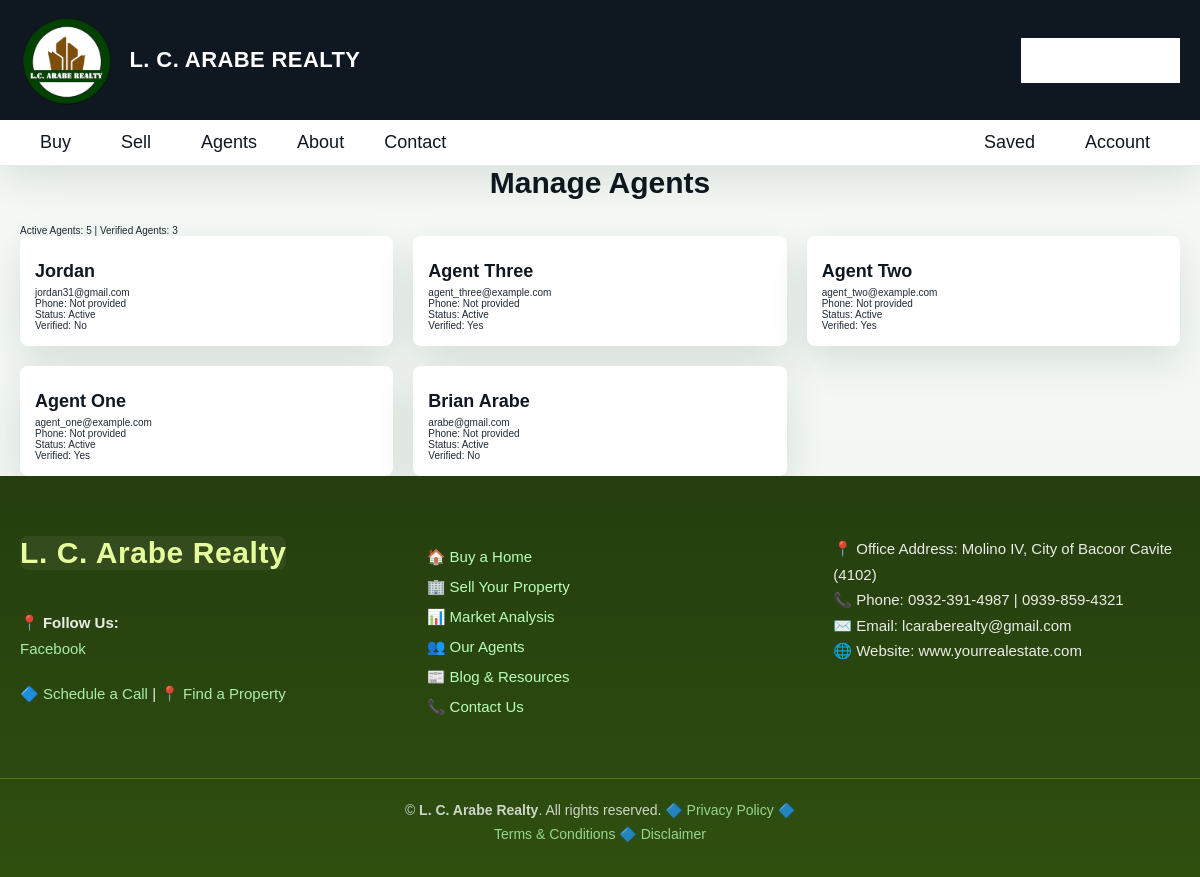
/broker/agents/ (signed in), run on the app's committed database.
### app/models.py (models this page shows, shortened)
class CustomUser(AbstractUser):
    phone = models.CharField(max_length=15, blank=True, null=True)
    USER_TYPE = (
        ('buyer', 'Buyer'),
        ('agent', 'Agent'),
        ('broker', 'Broker'),
    )
    user_type = models.CharField(max_length=10, choices=USER_TYPE, default='buyer')
    is_verified = models.BooleanField(default=False)

### app/views.py (the view)
# urls.py: path('broker/agents/', ManageAgentsView.as_view(), name='manage_agents'),
class ManageAgentsView(LoginRequiredMixin, View):
    def get(self, request, *args, **kwargs):
        agents = CustomUser.objects.filter(user_type='agent').order_by('-date_joined')
        context = {
            'title': 'Manage Agents',
            'user_type': request.user.user_type,
            'agents': agents,
            'active_agents': agents.filter(is_active=True).count(),
            'verified_agents': agents.filter(is_verified=True).count(),
        }
        return render(request, 'broker/manage_agents.html', context)

### app/context_processors.py (called while the page is built)
def agent_properties(request):
    if request.user.is_authenticated and request.user.user_type == 'agent':
        properties = Property.objects.filter(agent=request.user).order_by('-created_at')
    else:
        properties = None
    return {'agent_properties': properties}

### app/templates/broker/manage_agents.html (shortened to what this page needs)
{% load static %}
<!DOCTYPE html>
<html lang="en">
<head>
    <link rel="stylesheet" href="{% static 'css/style.css' %}">
</head>
<body>
    {% include 'components/header.html' %}
    <section class="search-page">
        <div class="search-results">
            <h1 class="heading">Manage Agents</h1>
            <p class="text-center">Active Agents: {{ active_agents }} | Verified Agents: {{ verified_agents }}</p>
            <div class="box-container">
                {% for agent in agents %}
                <div class="property-card">
                    <div class="content">
                        <h3>{{ agent.first_name|default:agent.username }} {{ agent.last_name }}</h3>
                        <p>{{ agent.email }}</p>
                        <p>Phone: {{ agent.phone|default:'Not provided' }}</p>
                        <p>Status: {% if agent.is_active %}Active{% else %}Inactive{% endif %}</p>
                        <p>Verified: {% if agent.is_verified %}Yes{% else %}No{% endif %}</p>
                    </div>
                </div>
                {% empty %}
                <p>No agents found.</p>
                {% endfor %}
            </div>
        </div>
    </section>
    {% include 'components/footer.html' %}
</body>
</html>

### static/css/style.css (style rules this page uses)
* { box-sizing: border-box; }
:root { --main-color: #0f6b3d; --main-dark: #0b4b29; --light-color: #5e6a67; --light-bg: #eff4ef; --white: #ffffff; --black: #0f1720; --border: 0.1rem solid rgba(11, 75, 41, 0.15); --box-shadow: 0 1.4rem 4rem rgba(5, 38, 19, 0.12); --radius: 1.6rem; }
body { font-family: 'Inter', sans-serif; background: linear-gradient(180deg, #f8fbf9 0%, #edf4ee 100%); color: var(--black); }
.property-grid, .category-grid, .benefit-grid, .testimonial-grid, .stats-grid, .box-container { display: grid; grid-template-columns: repeat(auto-fit, minmax(260px, 1fr)); gap: 1.9rem; }
.property-card-home, .category-card, .benefit-box, .testimonial-card, .stat-card, .faq-item, .property-card { background: #fff; border-radius: var(--radius); box-shadow: var(--box-shadow); }
.property-body, .content { padding: 1.6rem; }
.property-body h3, .content h3 { margin: 1rem 0 0.6rem; color: #133121; font-size: 2rem; }
.box, .property-card { width: 100%; height: 100%; }
.container, .search-page, .footer-container, .header .flex { max-width: 1200px; margin: 0 auto; padding: 0 2rem; width: 100%; }
* { font-family: 'Montserrat', sans-serif; margin: 0; padding: 0; box-sizing: border-box; outline: none; border: none; text-decoration: none; }
html { font-size: 62.5%; overflow-x: hidden; scroll-behavior: smooth; scroll-padding-top: 10rem; }
body { background-color: var(--light-bg); color: #1f2a37; }
.hero-card, .property-card-home, .category-card, .benefit-box, .stat-card, .testimonial-card, .faq-item, .property-card { background: #fff; border-radius: 1.6rem; box-shadow: var(--box-shadow); }
.property-grid, .category-grid, .benefit-grid, .testimonial-grid, .stats-grid, .box-container { max-width: 1200px; margin: 0 auto; display: grid; grid-template-columns: repeat(auto-fit, minmax(240px, 1fr)); gap: 1.8rem; }
.property-card-home, .category-card, .benefit-box, .testimonial-card, .stat-card, .faq-item, .property-card { overflow: hidden; }
.property-body h3, .content h3, .detail-panel h3 { font-size: 2rem; margin-bottom: 0.8rem; }
section { width: 100%; padding: 3rem 2rem; }
.heading { text-align: center; padding-bottom: 2.5rem; font-size: 3rem; color: var(--black); text-transform: capitalize; }
.box-container { display: grid; grid-template-columns: repeat(auto-fit, minmax(250px, 1fr)); gap: 15px; }
.search-page { display: flex; gap: 2rem; align-items: flex-start; }
.search-results { flex: 3; width: 100%; }
.search-results .box-container { display: grid; grid-template-columns: repeat(auto-fit, minmax(28rem, 1fr)); gap: 2rem; }
.property-card { background: var(--white); box-shadow: var(--box-shadow); border-radius: .8rem; overflow: hidden; transition: .3s; }
.property-card .content { padding: 1.5rem; }
.property-card h3 { font-size: 1.8rem; color: var(--black); margin-bottom: .5rem; }

### data on the page
CustomUser: first_name "Jordan", email "jordan31@gmail.com", phone "Not provided", is_active "Active", is_verified "No"
CustomUser: first_name "Agent", last_name "Three", email "agent_three@example.com", phone "Not provided", is_active "Active", is_verified "Yes"
CustomUser: first_name "Agent", last_name "Two", email "agent_two@example.com", phone "Not provided", is_active "Active", is_verified "Yes"
CustomUser: first_name "Agent", last_name "One", email "agent_one@example.com", phone "Not provided", is_active "Active", is_verified "Yes"
CustomUser: first_name "Brian Arabe", email "arabe@gmail.com", phone "Not provided", is_active "Active", is_verified "No"

### other printed values
{{ active_agents }} "5"
{{ verified_agents }} "3"
